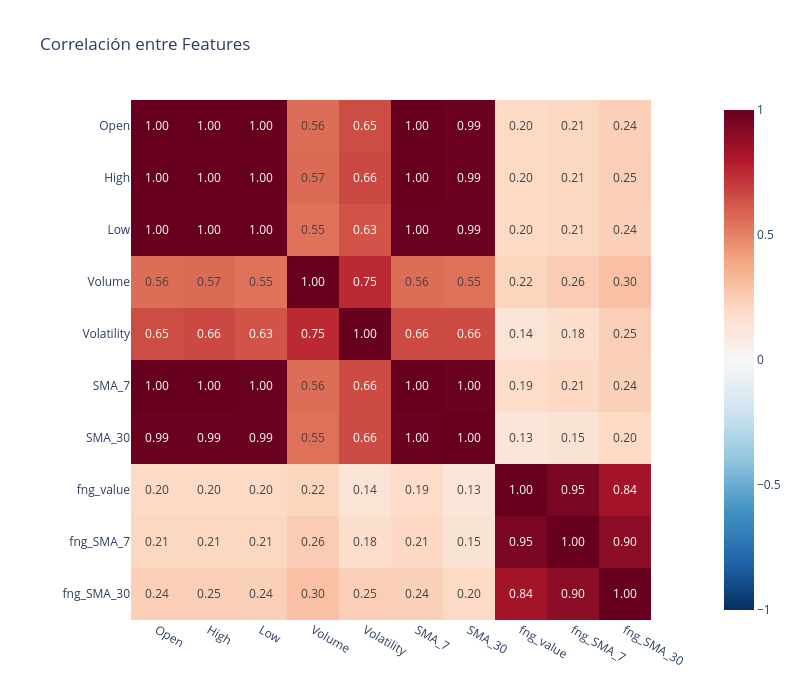
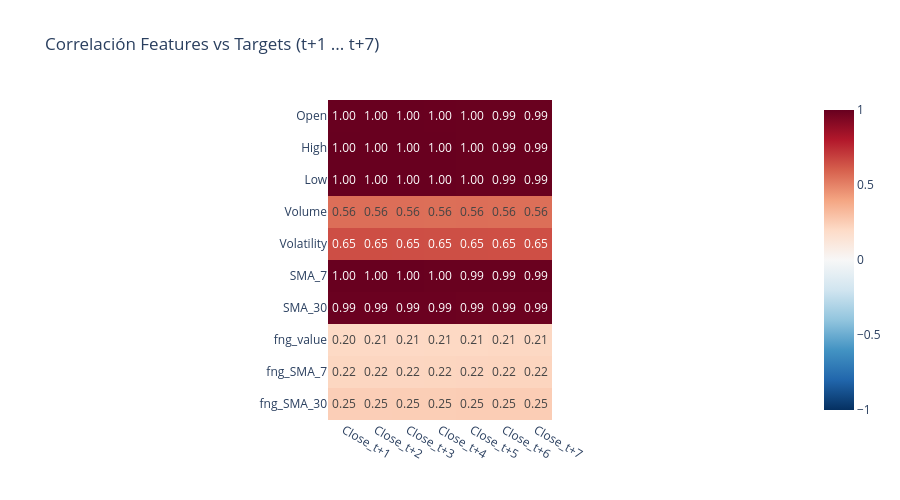

Notebook cell for these charts, in order:
### Code cell
# Mapa de correlación (Pearson) entre features y targets
import plotly.express as px

# 1) Correlación entre features
corr_features = btc[features].corr(method="pearson")

fig1 = px.imshow(
    corr_features,
    text_auto=".2f",
    color_continuous_scale="RdBu_r",
    zmin=-1, zmax=1,
    title="Correlación entre Features"
)
fig1.update_layout(width=800, height=700)
fig1.show()

# 2) Correlación features vs targets futuros
corr_ft = btc[features + targets].corr(method="pearson").loc[features, targets]

fig2 = px.imshow(
    corr_ft,
    text_auto=".2f",
    color_continuous_scale="RdBu_r",
    zmin=-1, zmax=1,
    title="Correlación Features vs Targets (t+1 ... t+7)"
)
fig2.update_layout(width=900, height=500)
fig2.show()

# 3) Ranking rápido de relación (valor absoluto promedio con todos los horizons)
ranking = corr_ft.abs().mean(axis=1).sort_values(ascending=False)
print("Features más relacionadas (|corr| promedio con t+1..t+7):")
print(ranking)

### Figure 1 — Plotly figure (JSON) as saved in the notebook; plotly's stock layout.template omitted (floating-point values rounded to 4 significant figures)
{"data": [{"coloraxis": "coloraxis", "hovertemplate": "x: %{x}<br>y: %{y}<br>color: %{z}<extra></extra>", "name": "0", "texttemplate": "%{z:.2f}", "type": "heatmap", "x": ["Open", "High", "Low", "Volume", "Volatility", "SMA_7", "SMA_30", "fng_value", "fng_SMA_7", "fng_SMA_30"], "xaxis": "x", "y": ["Open", "High", "Low", "Volume", "Volatility", "SMA_7", "SMA_30", "fng_value", "fng_SMA_7", "fng_SMA_30"], "yaxis": "y", "z": [[1.0, 0.9996, 0.9994, 0.5615, 0.6529, 0.9991, 0.9928, 0.2021, 0.2136, 0.2445], [0.9996, 1.0, 0.9992, 0.5689, 0.6639, 0.9989, 0.9926, 0.2028, 0.2148, 0.2467], [0.9994, 0.9992, 1.0, 0.5491, 0.6344, 0.9985, 0.9919, 0.2023, 0.2129, 0.2422], [0.5615, 0.5689, 0.5491, 1.0, 0.7509, 0.5627, 0.5519, 0.2219, 0.2553, 0.2984], [0.6529, 0.6639, 0.6344, 0.7509, 1.0, 0.6572, 0.6578, 0.1406, 0.1764, 0.245], [0.9991, 0.9989, 0.9985, 0.5627, 0.6572, 1.0, 0.995, 0.1873, 0.207, 0.2413], [0.9928, 0.9926, 0.9919, 0.5519, 0.6578, 0.995, 1.0, 0.1265, 0.1463, 0.205], [0.2021, 0.2028, 0.2023, 0.2219, 0.1406, 0.1873, 0.1265, 1.0, 0.9513, 0.8374], [0.2136, 0.2148, 0.2129, 0.2553, 0.1764, 0.207, 0.1463, 0.9513, 1.0, 0.9028], [0.2445, 0.2467, 0.2422, 0.2984, 0.245, 0.2413, 0.205, 0.8374, 0.9028, 1.0]]}], "layout": {"coloraxis": {"autocolorscale": false, "cmax": 1, "cmin": -1, "colorscale": [[0, "rgb(5,48,97)"], [0.1, "rgb(33,102,172)"], [0.2, "rgb(67,147,195)"], [0.3, "rgb(146,197,222)"], [0.4, "rgb(209,229,240)"], [0.5, "rgb(247,247,247)"], [0.6, "rgb(253,219,199)"], [0.7, "rgb(244,165,130)"], [0.8, "rgb(214,96,77)"], [0.9, "rgb(178,24,43)"], [1, "rgb(103,0,31)"]]}, "height": 700, "title": {"text": "Correlación entre Features"}, "width": 800, "xaxis": {"anchor": "y", "constrain": "domain", "domain": [0, 1], "scaleanchor": "y"}, "yaxis": {"anchor": "x", "autorange": "reversed", "constrain": "domain", "domain": [0, 1]}}}

### Figure 2 — Plotly figure (JSON) as saved in the notebook; plotly's stock layout.template omitted (floating-point values rounded to 4 significant figures)
{"data": [{"coloraxis": "coloraxis", "hovertemplate": "x: %{x}<br>y: %{y}<br>color: %{z}<extra></extra>", "name": "0", "texttemplate": "%{z:.2f}", "type": "heatmap", "x": ["Close_t+1", "Close_t+2", "Close_t+3", "Close_t+4", "Close_t+5", "Close_t+6", "Close_t+7"], "xaxis": "x", "y": ["Open", "High", "Low", "Volume", "Volatility", "SMA_7", "SMA_30", "fng_value", "fng_SMA_7", "fng_SMA_30"], "yaxis": "y", "z": [[0.9984, 0.9976, 0.9968, 0.996, 0.9951, 0.9943, 0.9935], [0.9988, 0.998, 0.9973, 0.9964, 0.9956, 0.9948, 0.994], [0.9987, 0.9979, 0.9972, 0.9964, 0.9956, 0.9948, 0.9939], [0.5597, 0.5595, 0.5592, 0.5577, 0.5582, 0.557, 0.5569], [0.6499, 0.6502, 0.6495, 0.6482, 0.648, 0.6472, 0.6463], [0.9977, 0.9969, 0.9961, 0.9953, 0.9944, 0.9936, 0.9928], [0.991, 0.9902, 0.9893, 0.9883, 0.9874, 0.9865, 0.9855], [0.2045, 0.2056, 0.2069, 0.2081, 0.2092, 0.2104, 0.2114], [0.2161, 0.2173, 0.2185, 0.2197, 0.2208, 0.2219, 0.223], [0.2467, 0.2478, 0.2489, 0.2499, 0.251, 0.252, 0.2529]]}], "layout": {"coloraxis": {"autocolorscale": false, "cmax": 1, "cmin": -1, "colorscale": [[0, "rgb(5,48,97)"], [0.1, "rgb(33,102,172)"], [0.2, "rgb(67,147,195)"], [0.3, "rgb(146,197,222)"], [0.4, "rgb(209,229,240)"], [0.5, "rgb(247,247,247)"], [0.6, "rgb(253,219,199)"], [0.7, "rgb(244,165,130)"], [0.8, "rgb(214,96,77)"], [0.9, "rgb(178,24,43)"], [1, "rgb(103,0,31)"]]}, "height": 500, "title": {"text": "Correlación Features vs Targets (t+1 ... t+7)"}, "width": 900, "xaxis": {"anchor": "y", "constrain": "domain", "domain": [0, 1], "scaleanchor": "y"}, "yaxis": {"anchor": "x", "autorange": "reversed", "constrain": "domain", "domain": [0, 1]}}}
